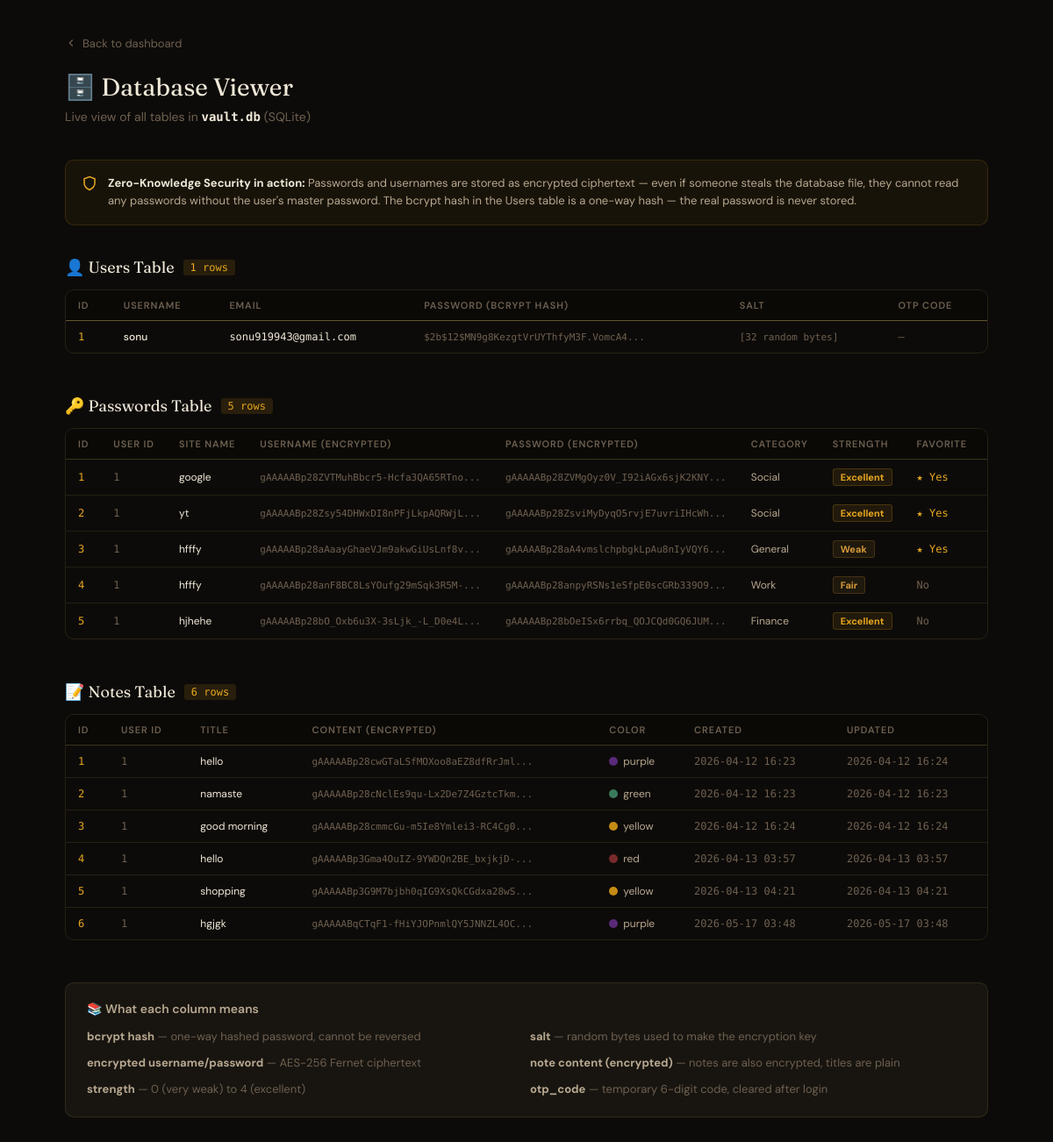
/db-viewer, run on an earlier commit of the app's database.
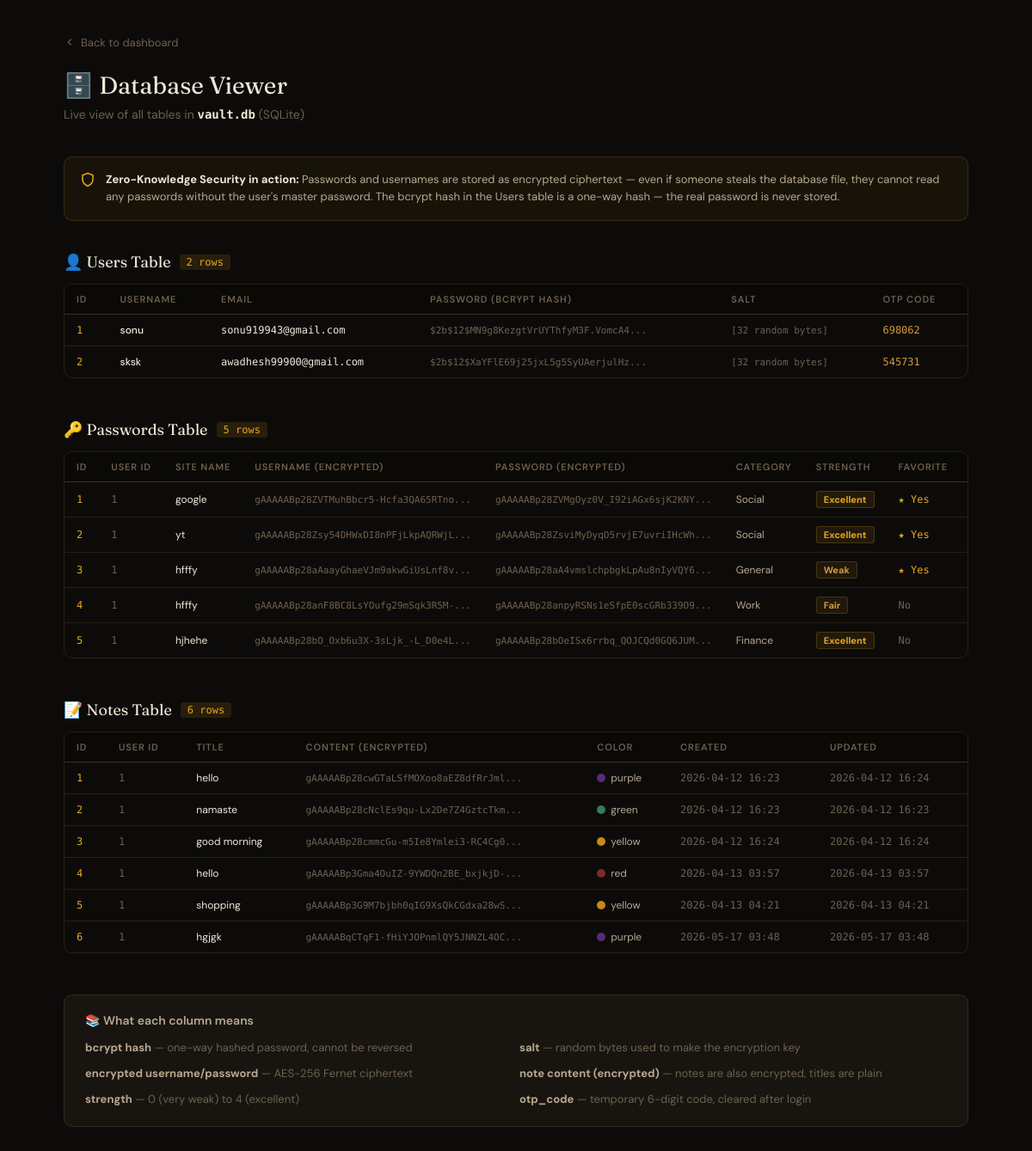
And on a later commit of the database.
### models.py (models this page shows)
class User(db.Model):
    id          = db.Column(db.Integer, primary_key=True)
    username    = db.Column(db.String(80), unique=True, nullable=False)
    email       = db.Column(db.String(120), unique=True, nullable=False)
    password    = db.Column(db.String(255), nullable=False)  # bcrypt hashed
    salt        = db.Column(db.LargeBinary(32), nullable=False)  # for encryption key
    otp_code    = db.Column(db.String(6),   nullable=True)
    otp_expires = db.Column(db.DateTime,    nullable=True)
    reset_code    = db.Column(db.String(6), nullable=True)   # 6-digit reset OTP
    reset_expires = db.Column(db.DateTime,  nullable=True)   # when reset code expires

class Password(db.Model):
    id           = db.Column(db.Integer, primary_key=True)
    user_id      = db.Column(db.Integer, db.ForeignKey('user.id'), nullable=False)
    site_name    = db.Column(db.String(100), nullable=False)
    site_url     = db.Column(db.String(200))
    username     = db.Column(db.Text, nullable=False)   # encrypted
    password     = db.Column(db.Text, nullable=False)   # encrypted
    category     = db.Column(db.String(50), default='General')
    strength     = db.Column(db.Integer, default=0)     # 0 to 4
    is_favorite  = db.Column(db.Boolean, default=False)
    created_at   = db.Column(db.DateTime, default=datetime.utcnow)

class Note(db.Model):
    id         = db.Column(db.Integer, primary_key=True)
    user_id    = db.Column(db.Integer, db.ForeignKey('user.id'), nullable=False)
    title      = db.Column(db.String(200), nullable=False)       # plain title
    content    = db.Column(db.Text, nullable=False)              # encrypted content
    color      = db.Column(db.String(20), default='yellow')      # card color
    created_at = db.Column(db.DateTime, default=datetime.utcnow)
    updated_at = db.Column(db.DateTime, default=datetime.utcnow, onupdate=datetime.utcnow)

### app.py (the view)
@app.route('/db-viewer')
def db_viewer():
    users = User.query.all()
    user_rows = []
    for u in users:
        user_rows.append({
            'id':       u.id,
            'username': u.username,
            'email':    u.email,
            'password': u.password[:35] + '...',
            'salt':     '[32 random bytes]',
            'otp_code': u.otp_code or 'None',
        })
    passwords = Password.query.all()
    pw_rows = []
    for p in passwords:
        pw_rows.append({
            'id':          p.id,
            'user_id':     p.user_id,
            'site_name':   p.site_name,
            'site_url':    p.site_url or '',
            'username':    p.username[:35] + '...',
            'password':    p.password[:35] + '...',
            'category':    p.category,
            'strength':    p.strength,
            'is_favorite': p.is_favorite,
            'created_at':  p.created_at.strftime('%Y-%m-%d %H:%M'),
        })
    notes = Note.query.all()
    note_rows = []
    for n in notes:
        note_rows.append({
            'id':         n.id,
            'user_id':    n.user_id,
            'title':      n.title,
            'content':    n.content[:35] + '...',   # encrypted content
            'color':      n.color,
            'created_at': n.created_at.strftime('%Y-%m-%d %H:%M'),
            'updated_at': n.updated_at.strftime('%Y-%m-%d %H:%M'),
        })
    return render_template('db_viewer.html',
                           users=user_rows,
                           passwords=pw_rows,
                           notes=note_rows)

### templates/db_viewer.html (shortened to what this page needs)
{% extends "base.html" %}
{% block content %}
<div class="db-page">
  <a href="/dashboard" class="back-btn">
    <svg width="14" height="14" viewBox="0 0 24 24" fill="none" stroke="currentColor" stroke-width="2"><polyline points="15 18 9 12 15 6"/></svg>
    Back to dashboard
  </a>
  <div class="db-header">
    <h1 class="db-title">🗄️ Database Viewer</h1>
    <p class="db-subtitle">Live view of all tables in <strong style="color:var(--text);font-family:'DM Mono',monospace">vault.db</strong> (SQLite)</p>
  </div>
  <div class="security-note">
    <svg width="18" height="18" viewBox="0 0 24 24" fill="none" stroke="var(--gold)" stroke-width="2" style="flex-shrink:0;margin-top:1px">
      <path d="M12 22s8-4 8-10V5l-8-3-8 3v7c0 6 8 10 8 10z"/>
    </svg>
    <div>
      <strong style="color:var(--text)">Zero-Knowledge Security in action:</strong>
      Passwords and usernames are stored as encrypted ciphertext — even if someone steals the database file,
      they cannot read any passwords without the user's master password.
      The bcrypt hash in the Users table is a one-way hash — the real password is never stored.
    </div>
  </div>
  <div class="db-section">
    <div class="section-label">
      <h2>👤 Users Table</h2>
      <span class="row-count">{{ users|length }} rows</span>
    </div>
    <div class="db-table-wrap">
      <table>
        <thead>
          <tr>
            <th>ID</th>
            <th>Username</th>
            <th>Email</th>
            <th>Password (bcrypt hash)</th>
            <th>Salt</th>
            <th>OTP Code</th>
          </tr>
        </thead>
        <tbody>
          {% if users %}
            {% for u in users %}
            <tr>
              <td class="col-id">{{ u.id }}</td>
              <td class="col-name">{{ u.username }}</td>
              <td class="col-email">{{ u.email }}</td>
              <td class="col-hash">{{ u.password }}</td>
              <td class="col-hash">{{ u.salt }}</td>
              <td>
                {% if u.otp_code == 'None' %}
                  <span style="color:var(--text-3)">—</span>
                {% else %}
                  <span style="color:var(--amber)">{{ u.otp_code }}</span>
                {% endif %}
              </td>
            </tr>
            {% endfor %}
          {% else %}
            <tr class="empty-row"><td colspan="6">No users yet</td></tr>
          {% endif %}
        </tbody>
      </table>
    </div>
  </div>
  <div class="db-section">
    <div class="section-label">
      <h2>🔑 Passwords Table</h2>
      <span class="row-count">{{ passwords|length }} rows</span>
    </div>
    <div class="db-table-wrap">
      <table>
        <thead>
          <tr>
            <th>ID</th>
            <th>User ID</th>
            <th>Site Name</th>
            <th>Username (encrypted)</th>
            <th>Password (encrypted)</th>
            <th>Category</th>
            <th>Strength</th>
            <th>Favorite</th>
            <th>Created</th>
          </tr>
        </thead>
        <tbody>
          {% if passwords %}
            {% set str_colors = ['#d4695a','#d49a3a','#d49a3a','#6db98c','#e8a820'] %}
            {% set str_labels = ['Very Weak','Weak','Fair','Strong','Excellent'] %}
            {% for p in passwords %}
            <tr>
              <td class="col-id">{{ p.id }}</td>
              <td style="color:var(--text-3)">{{ p.user_id }}</td>
              <td class="col-site">{{ p.site_name }}</td>
              <td class="col-enc">{{ p.username }}</td>
              <td class="col-enc">{{ p.password }}</td>
              <td style="color:var(--text-2);font-family:'DM Sans',sans-serif">{{ p.category }}</td>
              <td>
                <span class="badge-str"
                      style="background:{{ str_colors[p.strength] }}18;
                             color:{{ str_colors[p.strength] }};
                             border:1px solid {{ str_colors[p.strength] }}33">
                  {{ str_labels[p.strength] }}
                </span>
              </td>
              <td>
                {% if p.is_favorite %}
                  <span style="color:var(--gold)">★ Yes</span>
                {% else %}
                  <span style="color:var(--text-3)">No</span>
                {% endif %}
              </td>
              <td style="color:var(--text-3)">{{ p.created_at }}</td>
            </tr>
            {% endfor %}
          {% else %}
            <tr class="empty-row"><td colspan="9">No passwords saved yet</td></tr>
          {% endif %}
        </tbody>
      </table>
    </div>
  </div>
  <div class="db-section">
    <div class="section-label">
      <h2>📝 Notes Table</h2>
      <span class="row-count">{{ notes|length }} rows</span>
    </div>
    <div class="db-table-wrap">
      <table>
        <thead>
          <tr>
            <th>ID</th>
            <th>User ID</th>
            <th>Title</th>
            <th>Content (encrypted)</th>
            <th>Color</th>
            <th>Created</th>
            <th>Updated</th>
          </tr>
        </thead>
        <tbody>
          {% if notes %}
            {% for n in notes %}
            <tr>
              <td class="col-id">{{ n.id }}</td>
              <td style="color:var(--text-3)">{{ n.user_id }}</td>
              <td class="col-site">{{ n.title }}</td>
              <td class="col-enc">{{ n.content }}</td>
              <td>
                <span style="display:inline-flex;align-items:center;gap:6px;font-size:12px;color:var(--text-2);font-family:'DM Sans',sans-serif">
                  <span style="width:10px;height:10px;border-radius:50%;display:inline-block;
                    background:{{ {'yellow':'#c48c14','green':'#3a7a5c','blue':'#2a5a7a','red':'#7a2a2a','purple':'#5a2a7a','gray':'#444'}.get(n.color,'#c48c14') }}">
                  </span>
                  {{ n.color }}
                </span>
              </td>
              <td style="color:var(--text-3)">{{ n.created_at }}</td>
              <td style="color:var(--text-3)">{{ n.updated_at }}</td>
            </tr>
            {% endfor %}
          {% else %}
            <tr class="empty-row"><td colspan="7">No notes yet</td></tr>
          {% endif %}
        </tbody>
      </table>
    </div>
  </div>
  <div style="background:var(--card);border:1px solid var(--line);border-radius:10px;padding:20px 24px">
    <h3 style="font-size:14px;font-weight:600;margin-bottom:12px;color:var(--text-2)">📚 What each column means</h3>
    <div style="display:grid;grid-template-columns:1fr 1fr;gap:8px;font-size:13px;color:var(--text-3);line-height:1.7">
      <div><strong style="color:var(--text-2)">bcrypt hash</strong> — one-way hashed password, cannot be reversed</div>
      <div><strong style="color:var(--text-2)">salt</strong> — random bytes used to make the encryption key</div>
      <div><strong style="color:var(--text-2)">encrypted username/password</strong> — AES-256 Fernet ciphertext</div>
      <div><strong style="color:var(--text-2)">note content (encrypted)</strong> — notes are also encrypted, titles are plain</div>
      <div><strong style="color:var(--text-2)">strength</strong> — 0 (very weak) to 4 (excellent)</div>
      <div><strong style="color:var(--text-2)">otp_code</strong> — temporary 6-digit code, cleared after login</div>
    </div>
  </div>
</div>
{% endblock %}

### templates/base.html (shortened to what this page needs)
<!DOCTYPE html>
<html lang="en">
<head>
</head>
<body>
  {% block content %}{% endblock %}
</body>
</html>

### templates/base.html (style rules this page uses)
:root { --bg: #0d0b09; --surface: #131108; --card: #181510; --inset: #0a0906; --gold: #e8a820; --gold-dim: #c48c14; --line: rgba(255, 220, 120, 0.10); --line-md: rgba(255, 220, 120, 0.20); --text: #f0e8d8; --text-2: #b8a890; --text-3: #6e6050; --green: #6db98c; --red: #d4695a; --amber: #d49a3a; }
* { margin: 0; padding: 0; box-sizing: border-box; }
body { font-family: 'DM Sans', sans-serif; background: var(--bg); color: var(--text); min-height: 100vh; }

### templates/db_viewer.html (style rules this page uses)
.db-page { max-width: 1100px; margin: 0 auto; padding: 40px 24px; }
.db-header { margin-bottom: 40px; }
.db-title { font-family: 'Fraunces', serif; font-size: 28px; font-weight: 400; margin-bottom: 8px; }
.db-subtitle { color: var(--text-3); font-size: 14px; }
.db-section { margin-bottom: 48px; }
.section-label { display: flex; align-items: center; gap: 10px; margin-bottom: 14px; }
.section-label h2 { font-family: 'Fraunces', serif; font-size: 18px; font-weight: 400; }
.row-count { font-size: 12px; padding: 2px 8px; border-radius: 3px; background: rgba(232,168,32,0.12); color: var(--gold); font-family: 'DM Mono', monospace; }
.db-table-wrap { overflow-x: auto; border-radius: 10px; border: 1px solid var(--line); }
table { width: 100%; border-collapse: collapse; font-size: 13px; }
thead { background: var(--inset); border-bottom: 1px solid var(--line-md); }
th { padding: 10px 14px; text-align: left; font-size: 11px; font-weight: 600; text-transform: uppercase; letter-spacing: 0.08em; color: var(--text-3); white-space: nowrap; }
td { padding: 10px 14px; border-bottom: 1px solid var(--line); color: var(--text-2); font-family: 'DM Mono', monospace; font-size: 12px; max-width: 280px; overflow: hidden; text-overflow: ellipsis; white-space: nowrap; }
tr:last-child td { border-bottom: none; }
.col-id { color: var(--gold); }
.col-name { color: var(--text); font-weight: 500; font-family: 'DM Sans', sans-serif; }
.col-email { color: var(--blue); }
.col-hash { color: var(--text-3); font-size: 11px; }
.col-enc { color: var(--text-3); font-size: 11px; }
.col-site { color: var(--text); font-family: 'DM Sans', sans-serif; }
.badge-str { display: inline-block; padding: 2px 8px; border-radius: 3px; font-size: 11px; font-weight: 700; font-family: 'DM Sans', sans-serif; }
.security-note { display: flex; gap: 12px; align-items: start; background: rgba(232,168,32,0.05); border: 1px solid rgba(232,168,32,0.15); border-radius: 10px; padding: 16px 18px; margin-bottom: 36px; font-size: 13px; line-height: 1.6; color: var(--text-2); }
.back-btn { display: inline-flex; align-items: center; gap: 6px; margin-bottom: 24px; color: var(--text-3); text-decoration: none; font-size: 13px; transition: color 0.15s; }

What changed in the data, as far as the page shows it:
changed User "sonu": otp_code (not shown) → "698062"; no longer shows "—"
added User: id "2", username "sksk", email "awadhesh99900@gmail.com", password "$2b$12$XaYFlE69j25jxL5g5SyUAerjulHz...", salt "[32 random bytes]", otp_code "545731"
Also different on the page:
{{ users|length }}: "1" → "2"
